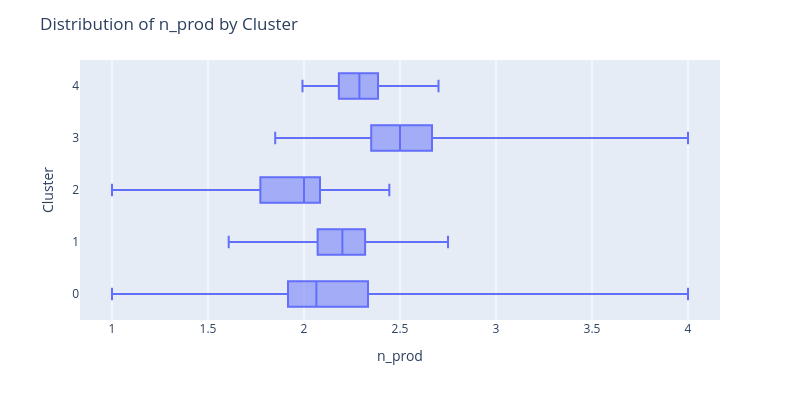
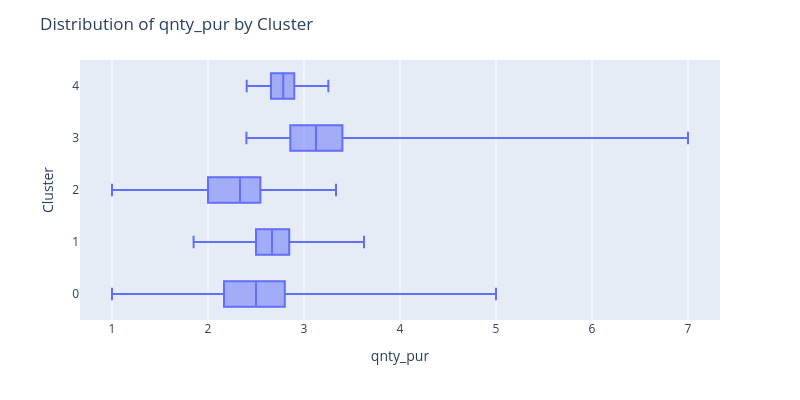
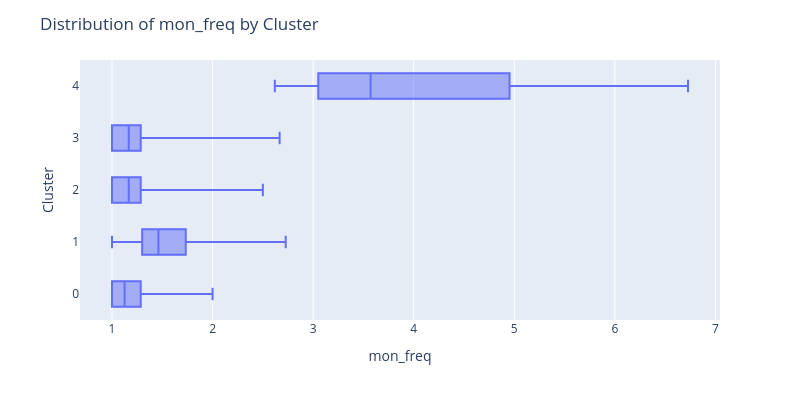
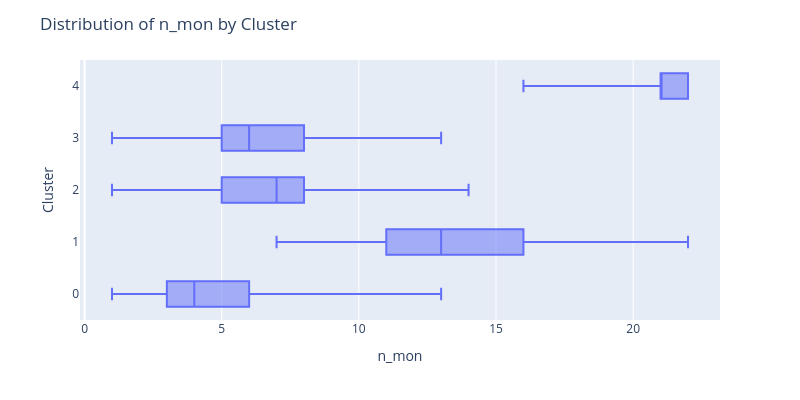

The code cell stored with these charts, in order, in its notebook:
### Code cell
# Analyze a feature by cluster

for cluster_variable in cluster_variables:
  fig = px.box(customers, x=cluster_variable, y='CLUSTER', points=False)
  fig.update_traces(orientation='h')
  fig.update_layout(
      title=f'Distribution of {cluster_variable} by Cluster',
      xaxis={'title': cluster_variable},
      yaxis={'title': 'Cluster', 'showline': False, 'ticks': ''}
  )

  fig.update_layout(
      width=800,
      height=400,
      showlegend=False)

  fig.show()

### Figure 1 — Plotly figure (JSON) as saved in the notebook; plotly's stock layout.template omitted (floating-point values rounded to 4 significant figures; data arrays with more than 128 entries replaced by an {"elided": "..."} marker saying what was removed)
{"data": [{"alignmentgroup": "True", "boxpoints": false, "hovertemplate": "n_prod=%{x}<br>CLUSTER=%{y}<extra></extra>", "legendgroup": "", "marker": {"color": "#636efa"}, "name": "", "notched": false, "offsetgroup": "", "orientation": "h", "showlegend": false, "type": "box", "x": {"elided": "4998 float values"}, "x0": " ", "xaxis": "x", "y": {"elided": "4998 int values"}, "y0": " ", "yaxis": "y"}], "layout": {"boxmode": "group", "height": 400, "legend": {"tracegroupgap": 0}, "margin": {"t": 60}, "showlegend": false, "title": {"text": "Distribution of n_prod by Cluster"}, "width": 800, "xaxis": {"anchor": "y", "domain": [0, 1], "title": {"text": "n_prod"}}, "yaxis": {"anchor": "x", "domain": [0, 1], "showline": false, "ticks": "", "title": {"text": "Cluster"}}}}

### Figure 2 — Plotly figure (JSON) as saved in the notebook; plotly's stock layout.template omitted (floating-point values rounded to 4 significant figures; data arrays with more than 128 entries replaced by an {"elided": "..."} marker saying what was removed)
{"data": [{"alignmentgroup": "True", "boxpoints": false, "hovertemplate": "qnty_pur=%{x}<br>CLUSTER=%{y}<extra></extra>", "legendgroup": "", "marker": {"color": "#636efa"}, "name": "", "notched": false, "offsetgroup": "", "orientation": "h", "showlegend": false, "type": "box", "x": {"elided": "4998 float values"}, "x0": " ", "xaxis": "x", "y": {"elided": "4998 int values"}, "y0": " ", "yaxis": "y"}], "layout": {"boxmode": "group", "height": 400, "legend": {"tracegroupgap": 0}, "margin": {"t": 60}, "showlegend": false, "title": {"text": "Distribution of qnty_pur by Cluster"}, "width": 800, "xaxis": {"anchor": "y", "domain": [0, 1], "title": {"text": "qnty_pur"}}, "yaxis": {"anchor": "x", "domain": [0, 1], "showline": false, "ticks": "", "title": {"text": "Cluster"}}}}

### Figure 3 — Plotly figure (JSON) as saved in the notebook; plotly's stock layout.template omitted (floating-point values rounded to 4 significant figures; data arrays with more than 128 entries replaced by an {"elided": "..."} marker saying what was removed)
{"data": [{"alignmentgroup": "True", "boxpoints": false, "hovertemplate": "mon_freq=%{x}<br>CLUSTER=%{y}<extra></extra>", "legendgroup": "", "marker": {"color": "#636efa"}, "name": "", "notched": false, "offsetgroup": "", "orientation": "h", "showlegend": false, "type": "box", "x": {"elided": "4998 float values"}, "x0": " ", "xaxis": "x", "y": {"elided": "4998 int values"}, "y0": " ", "yaxis": "y"}], "layout": {"boxmode": "group", "height": 400, "legend": {"tracegroupgap": 0}, "margin": {"t": 60}, "showlegend": false, "title": {"text": "Distribution of mon_freq by Cluster"}, "width": 800, "xaxis": {"anchor": "y", "domain": [0, 1], "title": {"text": "mon_freq"}}, "yaxis": {"anchor": "x", "domain": [0, 1], "showline": false, "ticks": "", "title": {"text": "Cluster"}}}}

### Figure 4 — Plotly figure (JSON) as saved in the notebook; plotly's stock layout.template omitted (floating-point values rounded to 4 significant figures; data arrays with more than 128 entries replaced by an {"elided": "..."} marker saying what was removed)
{"data": [{"alignmentgroup": "True", "boxpoints": false, "hovertemplate": "n_mon=%{x}<br>CLUSTER=%{y}<extra></extra>", "legendgroup": "", "marker": {"color": "#636efa"}, "name": "", "notched": false, "offsetgroup": "", "orientation": "h", "showlegend": false, "type": "box", "x": {"elided": "4998 int values"}, "x0": " ", "xaxis": "x", "y": {"elided": "4998 int values"}, "y0": " ", "yaxis": "y"}], "layout": {"boxmode": "group", "height": 400, "legend": {"tracegroupgap": 0}, "margin": {"t": 60}, "showlegend": false, "title": {"text": "Distribution of n_mon by Cluster"}, "width": 800, "xaxis": {"anchor": "y", "domain": [0, 1], "title": {"text": "n_mon"}}, "yaxis": {"anchor": "x", "domain": [0, 1], "showline": false, "ticks": "", "title": {"text": "Cluster"}}}}
